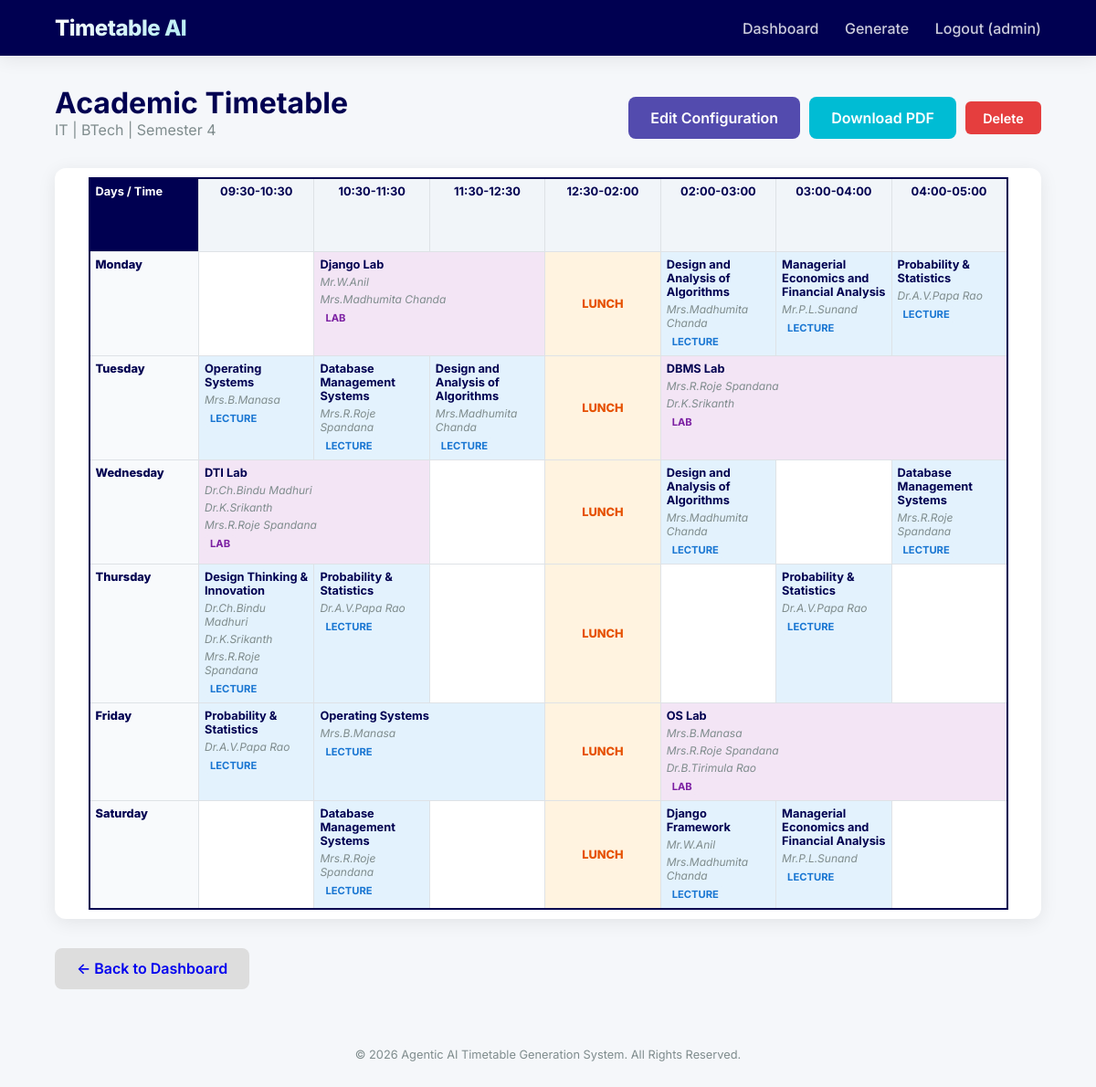
Page /view/2 (signed in) on the committed database.
### app/models/database.py (models this page shows)
class Timetable(Base):
    __tablename__ = "timetables"
    id = Column(Integer, primary_key=True, index=True)
    department = Column(String)
    course = Column(String)
    semester = Column(Integer)
    subject_config = Column(JSON)  # Store subjects as JSON
    generated_data = Column(JSON)  # Store timetable structure as JSON
    created_at = Column(DateTime, default=datetime.datetime.utcnow)
    logs = relationship("AgentLog", back_populates="timetable", cascade="all, delete-orphan")

### app/routes/timetable.py (the view)
@router.get("/view/{tt_id}", response_class=HTMLResponse)
async def view_timetable(request: Request, tt_id: int, db: Session = Depends(get_db), user = Depends(login_required)):
    tt = db.query(Timetable).filter(Timetable.id == tt_id).first()
    if not tt:
        raise HTTPException(status_code=404, detail="Timetable not found")
    return templates.TemplateResponse("view_timetable.html", {
        "request": request,
        "timetable": tt,
        "data": tt.generated_data,
        "days": ["Monday", "Tuesday", "Wednesday", "Thursday", "Friday", "Saturday"],
        "slots": [
            "09:30-10:30", "10:30-11:30", "11:30-12:30",
            "12:30-02:00", "02:00-03:00", "03:00-04:00", "04:00-05:00"
        ],
        "user": user
    })

### templates/view_timetable.html (shortened to what this page needs)
{% extends "base.html" %}
{% block content %}
<div style="display: flex; justify-content: space-between; align-items: flex-end; margin-bottom: 2rem;">
    <div>
        <h1 style="color: var(--primary-dark);">Academic Timetable</h1>
        <p style="color: var(--text-light);">{{ timetable.department }} | {{ timetable.course }} | Semester {{
            timetable.semester }}</p>
    </div>
    <div style="display: flex; gap: 10px; align-items: center;">
        <a href="/edit-config/{{ timetable.id }}" class="btn btn-primary"
            style="background: var(--primary-light); display: flex; align-items: center; gap: 8px;">
            Edit Configuration
        </a>
        <a href="/download/{{ timetable.id }}" class="btn btn-primary"
            style="background: var(--secondary); display: flex; align-items: center; gap: 8px;">
            Download PDF
        </a>
        <form action="/delete/{{ timetable.id }}" method="post" style="margin: 0;"
            onsubmit="return confirm('Are you sure you want to delete this timetable?');">
            <button type="submit" class="btn"
                style="padding: 0.6rem 1.2rem; font-size: 0.9rem; background: #e53e3e; color: white; border: none; cursor: pointer; border-radius: 6px;">
                Delete
            </button>
        </form>
    </div>
</div>
<div class="card" style="padding: 10px; overflow-x: auto;">
    <table class="timetable-grid">
        <thead>
            <tr>
                <th style="width: 120px; background: var(--primary-dark); color: white;">Days / Time</th>
                {% for slot in slots %}
                <th style="background: #f1f5f9; text-align: center;">{{ slot }}</th>
                {% endfor %}
            </tr>
        </thead>
        <tbody>
            {% for day in days %}
            <tr>
                <td style="font-weight: 800; background: #f8fafc; color: var(--primary-dark);">{{ day }}</td>
                {% set day_slots = data[day] %}
                {% set ns = namespace(skip=0) %}
                {% for i in range(slots|length) %}
                {% if ns.skip > 0 %}
                {% set ns.skip = ns.skip - 1 %}
                {% else %}
                {% set slot_data = day_slots[i] %}
                {% if slot_data %}
                {% if slot_data.name == "LUNCH" %}
                <td class="type-break" style="vertical-align: middle;">LUNCH</td>
                {% else %}
                {% set count = namespace(val=1) %}
                {% set breaking = namespace(stop=false) %}
                {% for next_idx in range(i + 1, slots|length) %}
                {% if not breaking.stop and day_slots[next_idx] and day_slots[next_idx].name == slot_data.name %}
                {% set count.val = count.val + 1 %}
                {% else %}
                {% set breaking.stop = true %}
                {% endif %}
                {% endfor %}
                <td class="type-{{ slot_data.type|lower }}" {% if count.val> 1 %}colspan="{{ count.val }}"{% endif %}>
                    <div class="slot-content">
                        <span class="slot-name">{{ slot_data.name }}</span>
                        {% for faculty_name in slot_data.faculty.split(',') %}
                        <span class="slot-faculty">{{ faculty_name.strip() }}</span>
                        {% endfor %}
                        <span class="slot-type type-{{ slot_data.type|lower }}">{{ slot_data.type }}</span>
                    </div>
                </td>
                {% set ns.skip = count.val - 1 %}
                {% endif %}
                {% else %}
                <td></td>
                {% endif %}
                {% endif %}
                {% endfor %}
            </tr>
            {% endfor %}
        </tbody>
    </table>
</div>
<div style="margin-top: 2rem;">
    <a href="/dashboard" class="btn" style="background: #ddd;">&larr; Back to Dashboard</a>
</div>
{% endblock %}

### static/css/index.css (style rules this page uses)
:root { --primary: #1a237e; --primary-light: #534bae; --primary-dark: #000051; --secondary: #00bcd4; --accent: #ffd600; --background: #f5f7fa; --surface: #ffffff; --text: #2c3e50; --text-light: #7f8c8d; --white: #ffffff; --error: #e74c3c; --success: #2ecc71; --shadow: 0 4px 20px rgba(0, 0, 0, 0.08); --radius: 12px; }
* { box-sizing: border-box; margin: 0; padding: 0; font-family: 'Inter', system-ui, -apple-system, sans-serif; }
body { background-color: var(--background); color: var(--text); min-height: 100vh; display: flex; flex-direction: column; }
.btn { display: inline-block; padding: 0.8rem 1.5rem; border-radius: 8px; font-weight: 600; text-decoration: none; cursor: pointer; transition: 0.3s; border: none; font-size: 1rem; }
.btn-primary { background: var(--primary); color: var(--white); }
.card { background: var(--surface); padding: 2rem; border-radius: var(--radius); box-shadow: var(--shadow); margin-bottom: 2rem; }
table { width: 100%; border-collapse: collapse; margin-top: 1rem; background: var(--white); }
th, td { padding: 1rem; text-align: left; border-bottom: 1px solid #edf2f7; }
th { background: #f8fafc; font-weight: 700; color: var(--primary-dark); }
.timetable-grid { width: 95%; margin: 0 auto; table-layout: fixed; border: 2px solid var(--primary-dark); }
.timetable-grid th, .timetable-grid td { border: 1px solid #dee2e6; height: 80px; vertical-align: top; font-size: 0.8rem; padding: 6px; }
.slot-content { display: flex; flex-direction: column; gap: 4px; }
.slot-name { font-weight: 700; color: var(--primary-dark); }
.slot-faculty { font-style: italic; font-size: 0.75rem; color: var(--text-light); }
.slot-type { display: inline-block; padding: 2px 6px; border-radius: 4px; font-size: 0.7rem; font-weight: 700; text-transform: uppercase; width: fit-content; }
.type-lecture { background: #e3f2fd; color: #1976d2; }
.type-lab { background: #f3e5f5; color: #7b1fa2; }
.type-break { background: #fff3e0; color: #e65100; font-weight: 800; text-align: center; }

### rows in the picture
Timetable: department "IT", course "BTech", semester "4"

### other values in the picture
{{ user }} "admin"
{{ slot }} "09:30-10:30" "10:30-11:30" "11:30-12:30" "12:30-02:00" "02:00-03:00" "03:00-04:00" "04:00-05:00"
{{ day }} "Monday" "Tuesday" "Wednesday" "Thursday" "Friday" "Saturday"
{{ slot_data.name }} "Django Lab" "Design and Analysis of Algorithms" "Managerial Economics and Financial Analysis" "Probability & Statistics" "Operating Systems" "Database Management Systems" "Design and Analysis of Algorithms" "DBMS Lab" "DTI Lab" "Design and Analysis of Algorithms" "Database Management Systems" "Design Thinking & Innovation" "Probability & Statistics" "Probability & Statistics" "Probability & Statistics" "Operating Systems" "OS Lab" "Database Management Systems" "Django Framework" "Managerial Economics and Financial Analysis"
{{ faculty_name.strip() }} "Mr.W.Anil" "Mrs.Madhumita Chanda" "Mrs.Madhumita Chanda" "Mr.P.L.Sunand" "Dr.A.V.Papa Rao" "Mrs.B.Manasa" "Mrs.R.Roje Spandana" "Mrs.Madhumita Chanda" "Mrs.R.Roje Spandana" "Dr.K.Srikanth" "Dr.Ch.Bindu Madhuri" "Dr.K.Srikanth" "Mrs.R.Roje Spandana" "Mrs.Madhumita Chanda" "Mrs.R.Roje Spandana" "Dr.Ch.Bindu Madhuri" "Dr.K.Srikanth" "Mrs.R.Roje Spandana" "Dr.A.V.Papa Rao" "Dr.A.V.Papa Rao" "Dr.A.V.Papa Rao" "Mrs.B.Manasa" "Mrs.B.Manasa" "Mrs.R.Roje Spandana" "Dr.B.Tirimula Rao" "Mrs.R.Roje Spandana" "Mr.W.Anil" "Mrs.Madhumita Chanda" "Mr.P.L.Sunand"
{{ slot_data.type }} "LAB" "LECTURE" "LECTURE" "LECTURE" "LECTURE" "LECTURE" "LECTURE" "LAB" "LAB" "LECTURE" "LECTURE" "LECTURE" "LECTURE" "LECTURE" "LECTURE" "LECTURE" "LAB" "LECTURE" "LECTURE" "LECTURE"
